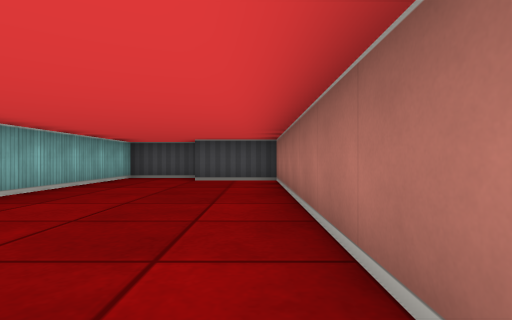
View 1 (above)

16 first-person views from a walk through a cub3D ray-caster map. The camera is about half as high as the walls, looks level and sees 80° across. The floor is counted in squares. Each view is taken from the middle of a square. On the plan, view 1 faces up. The plan holds only what a view shows up to about 9 squares ahead; the rest is blank.

View 2
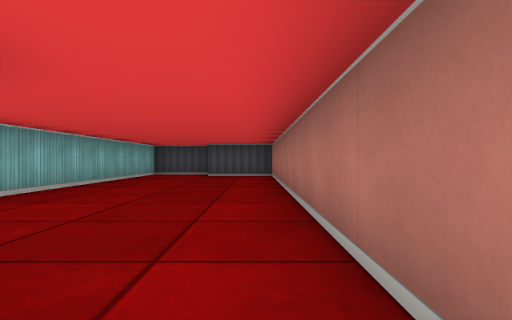

View 3
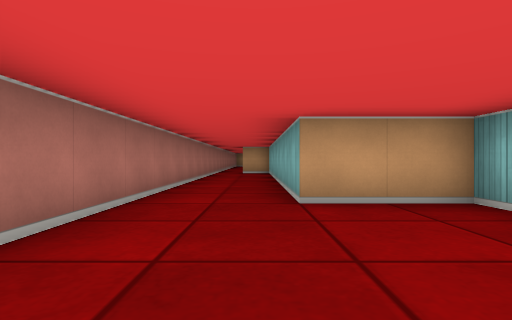

View 4
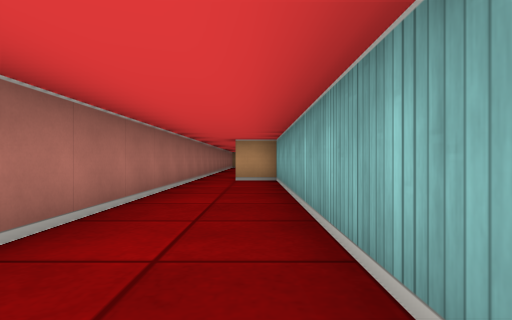

View 5
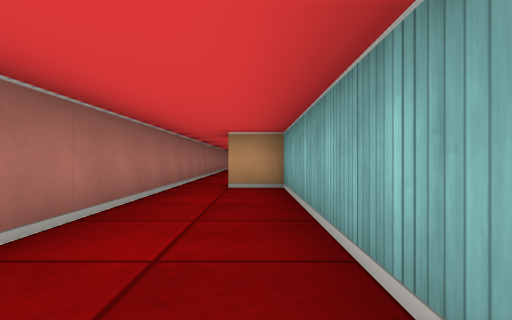

View 6
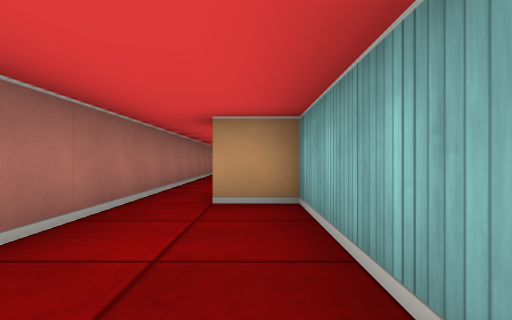

View 7
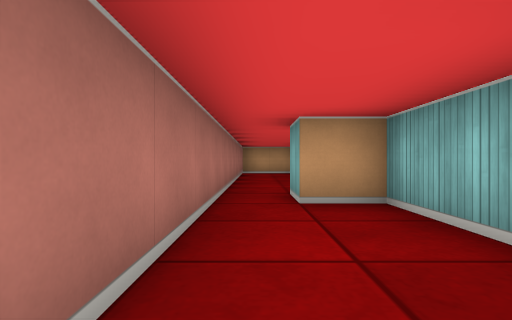

View 8
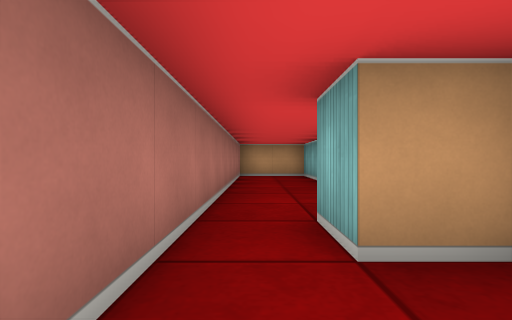

View 9
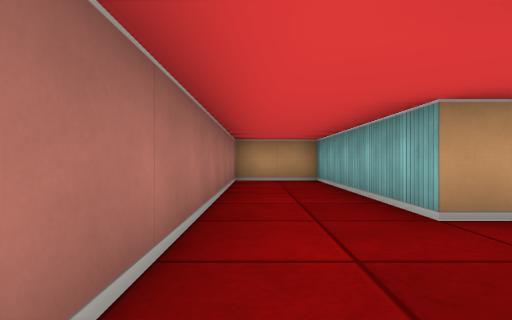

View 10
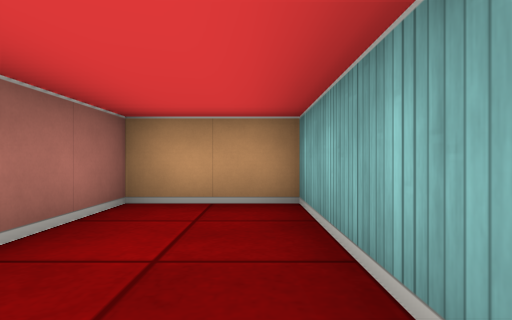

View 11
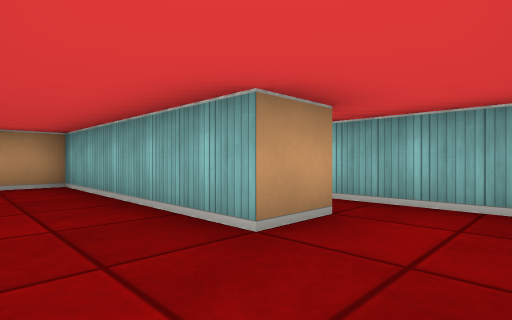

View 12
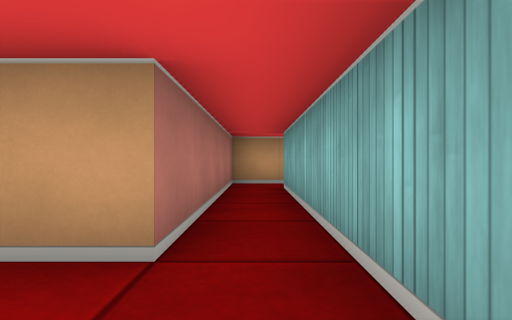

View 13
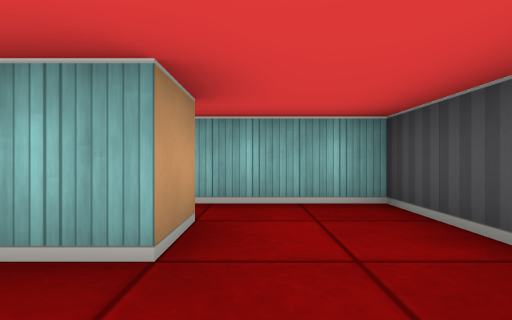

View 14
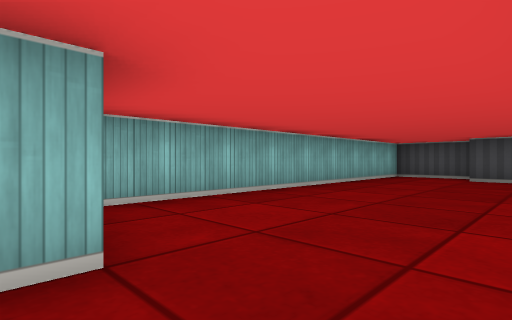

View 15
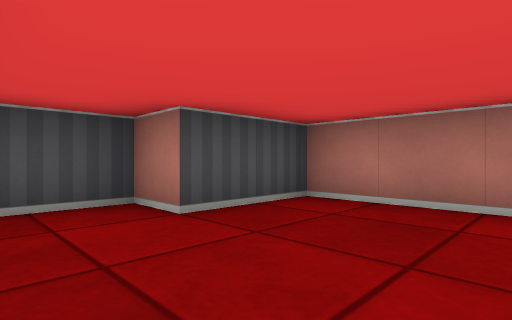

View 16
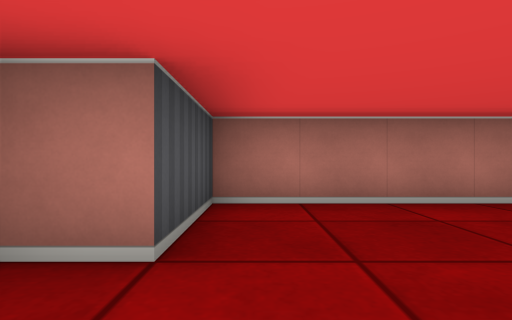

### Floor plan
Points are (right, up) in squares from view 1. A wall is a line through its corners. A room is listed if a view was taken in it or the views show most of it. See-through windows are left out.
Room 1 (views 1, 2, 3, 4, 5, 6, 14, 15, 16)
walls: (0.5, -8.5) (0.5, 7.5) (-1.5, 7.5) (-1.5, 8.5) (-3.5, 8.5) (-3.5, -0.5) (-1.5, -0.5) (-1.5, -8.5) (-0.5, -8.5)
ways out: opening at (0, -8) to room 2
Room 2 (views 7, 8)
walls: (-1.5, -10.8) (-1.5, -12.5) (-0.5, -12.5); (0.5, -12.5) (0.5, -8.5)
ways out: opening at (0, -8) to room 1; opening at (0, -13) to room 3
Room 3 (views 9, 10, 11, 13)
walls: (-1.5, -15.5) (-1.5, -20.5) (0.5, -20.5) (0.5, -12.5); (-0.5, -12.5) (-0.5, -13.5)
ways out: opening at (0, -13) to room 2; opening at (-2, -14.5) to room 4
Room 4 (view 12)
walls: (-1.8, -13.5) (-3.5, -13.5) (-3.5, -19.5); (-3.6, -20.5) (-2.5, -20.5) (-2.5, -15.5) (-1.5, -15.5)
ways out: opening at (-2, -14.5) to room 3

Positions as (right, up) in squares from view 1, and headings:
1: (0, 0), facing up
2: (0, -2), facing up
3: (-1, 3), facing down
4: (-1, -1), facing down
5: (-1, -3), facing down
6: (-1, -5), facing down
7: (0, -9), facing down
8: (0, -11), facing down
9: (0, -13), facing down
10: (-1, -17), facing down
11: (0, -14), facing down-left
12: (-3, -14), facing down
13: (0, -15), facing left
14: (0, -1), facing up-left
15: (-3, 5), facing up-right
16: (-3, 7), facing right
